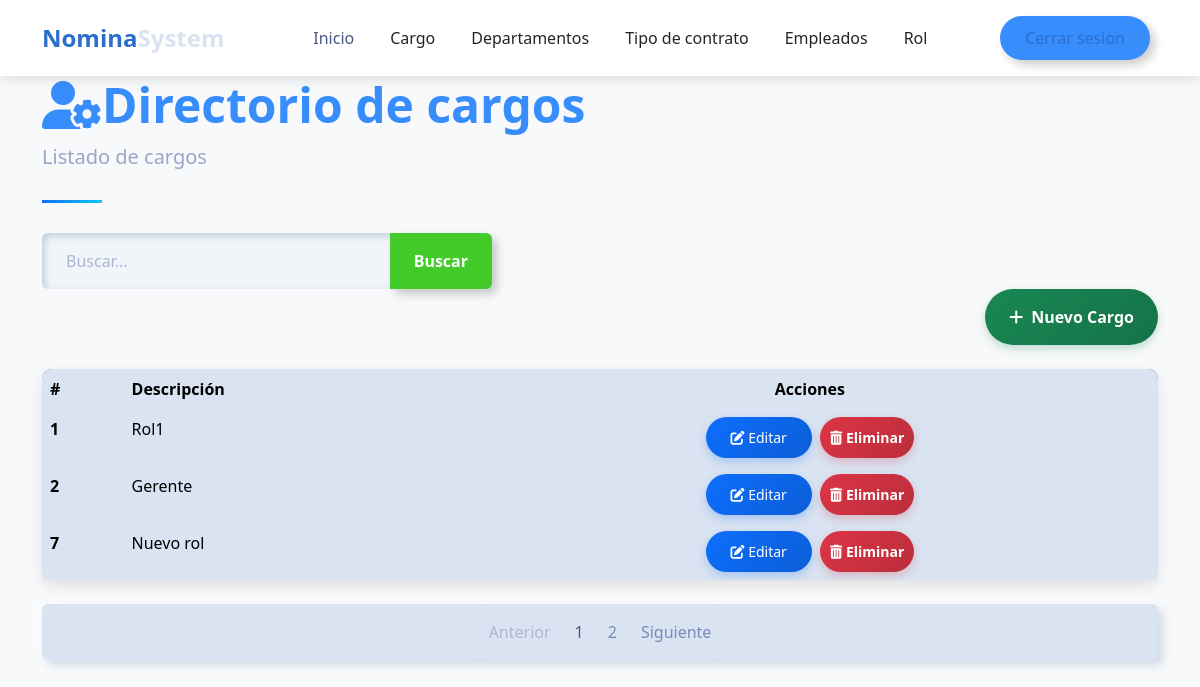
/payroll/list_positions/, run on the app's committed database.
### payroll/models.py (models this page shows, shortened)
class Position(models.Model):
    description = models.CharField(max_length=100)

### payroll/views/position.py (the view)
# urls.py: path('list_positions/',position.list_positions,name='list_positions'),
def list_positions(request):
    query=request.GET.get('search',None)
    if query:
        list_positions=Position.objects.filter(description__icontains=query)
    else:
        list_positions=Position.objects.all()
    context=paginator(request,list_positions)
    return render(request,'position/list_positions.html',context)

### payroll/helpers/utilies.py (called while the page is built)
def paginator(request,objects):
    paginator=Paginator(objects,3)
    page_number=request.GET.get('page')
    registers=paginator.get_page(page_number)
    current_page = registers.number
    total_pages = paginator.num_pages
    pages_range = []
    for i in range(1, total_pages + 1):
        if abs(i - current_page) <= 2 or i == 1 or i == total_pages:
            pages_range.append(i)
    return {'registers': registers,'pages_range':pages_range,'current_page':current_page}

### template/position/list_positions.html (shortened to what this page needs)
{% extends 'layout/base_nav.html' %}
{% load static %}
{% block extra_css %}
<link href="{% static 'css/tablestyle.css' %}" rel="stylesheet">
{% endblock %}
{% block content %}
<div class="container">
    <header class="page-header">
        <h1 class="display-5 fw-bold text-primary">
            <i class="fas fa-user-cog"></i>Directorio de cargos
        </h1>
        <p class="lead text-muted">Listado de cargos</p>
    </header>
    <form action="" style="max-width: 450px;">
        <div class="input-group">
            <input type="text" class="form-control" placeholder="Buscar..." name="search"
                value="{{ request.GET.search }}">
            <button class="btn btn-outline-success" data-bs-toggle="tooltip"
                data-bs-title="Escriba parte del cargo y click en buscar">
                Buscar
            </button>
        </div>
    </form>
    <div class="d-flex justify-content-end mb-4">
        <a class="btn btn-success" style="color: white;" href="{% url 'payroll:create_position' %}">
            <i class="fas fa-plus me-2"></i>Nuevo Cargo
        </a>
    </div>
    <div class="card mb-4">
        <div class="card-body p-0">
            <div class="table-responsive">
                <table class="table table-hover mb-0">
                    <thead>
                        <tr>
                            <th scope="col">#</th>
                            <th scope="col">Descripción</th>
                            <th scope="col" class="text-center">Acciones</th>
                        </tr>
                    </thead>
                    <tbody>
                        {% for item in registers %}
                        <tr>
                            <th scope="row">{{item.id}}</th>
                            <td>{{item.description}}</td>
                            <td class="text-center">
                                <a href="{% url 'payroll:update_position' item.id %}" class="btn btn-sm btn-primary me-1"  style="color: white;" >
                                    <i class="fas fa-edit"></i> Editar
                                </a>
                                <a href="{% url 'payroll:delete_position' item.id %}" class="btn btn-sm btn-danger" style="color: white; padding: 10px;">
                                    <i class="fas fa-trash-alt"></i> Eliminar
                                </a>
                            </td>
                        </tr>
                        {% endfor %}
                    </tbody>
                </table>
            </div>
        </div>
    </div>
    {% include 'layout/paginator.html' %}
</div>
{% endblock %}

### static/css/home.css (style rules this page uses)
:root { --primary-color: #2c6ecd; --secondary-color: #19b3b3; --accent-color: #f8f9fa; --dark-color: #212529; --text-color: #495057; }
body { font-family: 'Poppins', sans-serif; color: var(--text-color); overflow-x: hidden; }
.btn-primary { background-color: var(--primary-color); border-color: var(--primary-color); padding: 10px 25px; border-radius: 50px; font-weight: 500; transition: all 0.3s ease; }

### static/css/tablestyle.css (style rules this page uses)
body { background-color: #f8f9fa; font-family: 'Segoe UI', Tahoma, Geneva, Verdana, sans-serif; }
.card { border-radius: 10px; box-shadow: 0 6px 15px rgba(0,0,0,0.1); transition: transform 0.3s, box-shadow 0.3s; }
.btn-primary { background: linear-gradient(135deg, #0d6efd, #0b5ed7); border: none; box-shadow: 0 4px 8px rgba(13, 110, 253, 0.25); transition: all 0.3s; }
.btn-success { background: linear-gradient(135deg, #198754, #157347); border: none; box-shadow: 0 4px 8px rgba(25, 135, 84, 0.25); transition: all 0.3s; }
.btn-danger { background: linear-gradient(135deg, #dc3545, #bb2d3b); border: none; box-shadow: 0 4px 8px rgba(220, 53, 69, 0.25); transition: all 0.3s; }
.table { border-radius: 10px; overflow: hidden; box-shadow: 0 5px 15px rgba(0,0,0,0.08); }
.table thead { background: linear-gradient(135deg, #6c757d, #495057); color: white; }
.table tbody tr { transition: background-color 0.3s; }
.page-header { position: relative; margin-bottom: 30px; padding-bottom: 15px; }
.page-header:after { content: ''; position: absolute; bottom: 0; left: 0; width: 60px; height: 3px; background: linear-gradient(135deg, #0d6efd, #0dcaf0); }

### data on the page
Position: id "1", description "Rol1"
Position: id "2", description "Gerente"
Position: id "7", description "Nuevo rol"

### other printed values
{{ page }} "1" "2"
